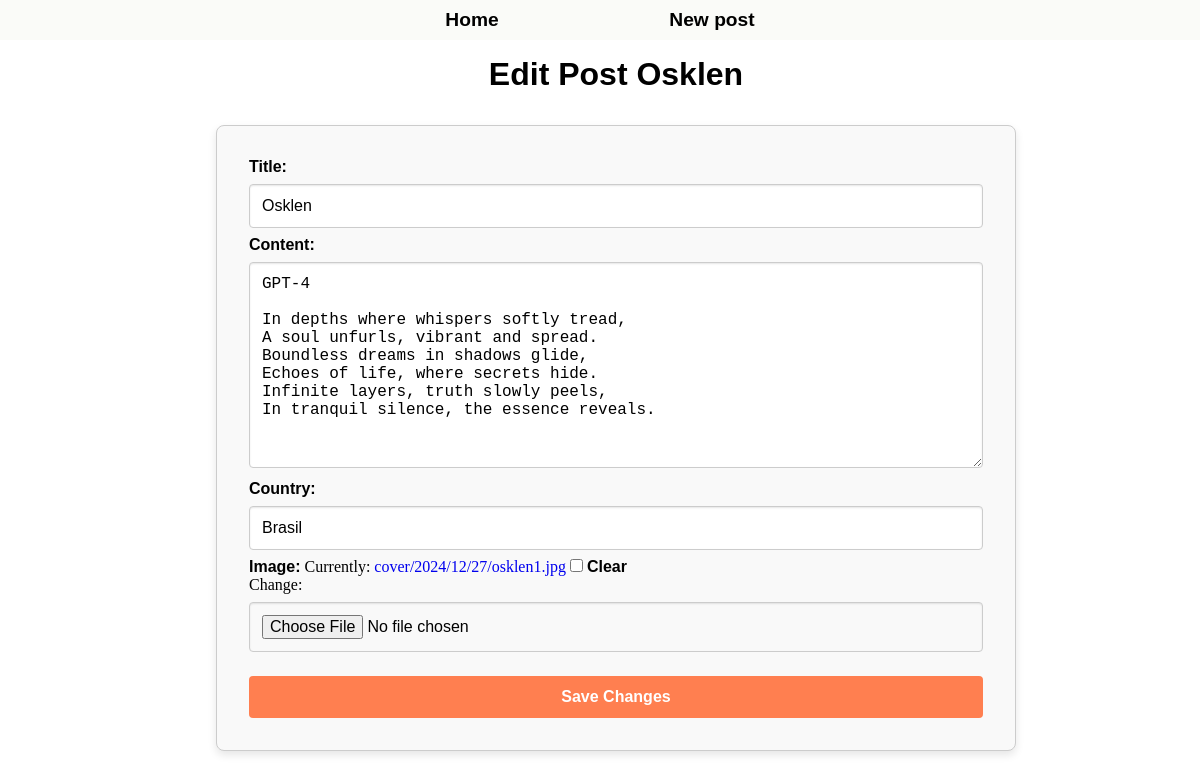
Screenshot of /edit/osklen with the database file from the repository.
### blog/models.py (models this page shows, shortened)
class Post(models.Model):
    title = models.CharField(max_length=150)
    content = models.TextField(max_length=650)
    country = models.CharField(max_length=50, default='')
    created_at = models.DateTimeField(auto_now_add=True)
    updated_at = models.DateTimeField(auto_now=True)
    image = models.ImageField(upload_to='cover/%Y/%m/%d/', blank=True, default='')
    slug = models.SlugField(unique=True)

### blog/views.py (the view)
# urls.py: path('edit/<slug:slug>', views.edit_post,name="edit_post")
def edit_post(request, slug):
    post = get_object_or_404(Post, slug=slug)
    if request.method == 'POST':
        form = PostForm(request.POST, request.FILES, instance=post)
        if form.is_valid():
            form.save()
            return redirect('blogs:product_detail', slug=post.slug)
    else:
        form = PostForm(instance=post)
    return render(request, 'pages/edit_post.html', {'form':form, "post":post})

### blog/forms.py
class PostForm(forms.ModelForm):
    class Meta:
        model = Post
        fields = ['title','content', 'country', 'image']

### blog/templates/pages/edit_post.html (shortened to what this page needs)
{% extends "base.html" %}
{% block content %}
<div class="form_container">
    <h1>Edit Post {{post.title}}</h1>
    <form method="post" enctype='multipart/form-data'>
        {{form.as_p}}
        <button  class="btn_delete_detail" type="submit">Save Changes</button>
    </form>
</div>
{% endblock content %}

### blog/static/global/styles.css (style rules this page uses)
* { margin: 0; padding: 0; box-sizing: border-box; text-decoration: none; }
body { background: white; display: flex; flex-direction: column; align-items: center; justify-content: center; }
h1 { font-size: 2rem; margin-bottom: 1rem; }
.form_container { width: 100vw; display: flex; flex-direction: column; align-items: center; justify-content: center; }
.form_container form { width: 50rem; border: 1px solid #ccc; border-radius: 0.5rem; padding: 2rem; background-color: #f9f9f9; box-shadow: 0 4px 8px rgba(0, 0, 0, 0.1); }
.form_container form input[type="text"], .form_container form input[type="file"], .form_container form textarea, .form_container form select { width: 100%; padding: 0.75rem; margin: 0.5rem 0; border: 1px solid #ccc; border-radius: 0.25rem; font-size: 1rem; box-shadow: inset 0 1px 2px rgba(0, 0, 0, 0.1); }
label { color: black; font-weight: 600; font-family: "Gill Sans", "Gill Sans MT", Calibri, "Trebuchet MS", sans-serif; }
.form_container form button { width: 100%; padding: 0.75rem; margin-top: 1rem; background-color: coral; color: white; border: none; border-radius: 0.25rem; font-size: 1rem; cursor: pointer; transition: background-color 0.3s; }
.form_container h1 { margin-bottom: 2rem; font-family: "Arial", sans-serif; }

### rows the page displays
Post: title "Osklen", content "GPT-4 In depths where whispers softly tread, A soul unfurls, vibrant and spread. Boundless dreams in shadows glide, Echoes of life, where secrets hide. Infinite layers, truth slowly peels, In tranquil silence, the essence reveals.", country "Brasil"
